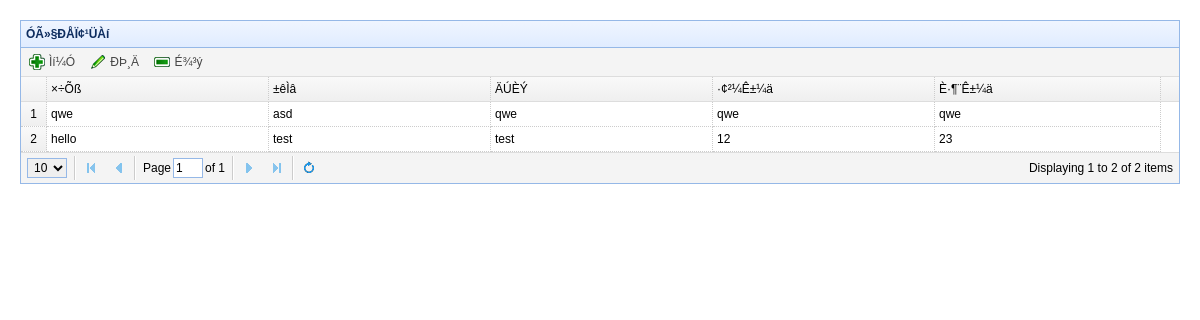
/admin/news/news.php, run on the app's committed database.
### tables this page shows
Create table IF NOT exists `pt_news` (
  `newsID` int(11) NOT NULL AUTO_INCREMENT,
  `author` varchar(50) NOT NULL,
  `title` varchar(100) NOT NULL,
  `content` varchar(255) DEFAULT NULL,
  `publishtime` varchar(50) DEFAULT NULL,
  `confirmtime` varchar(50) DEFAULT NULL,
  PRIMARY KEY (`newsID`)
);

### admin/news/news.php (the view, shortened to what this page needs)
<!DOCTYPE html>
<html>
<head>
	<link rel="stylesheet" type="text/css" href="../jquery-easyui-1.3.5/themes/default/easyui.css">
	<link rel="stylesheet" type="text/css" href="../jquery-easyui-1.3.5/themes/icon.css">
	<link rel="stylesheet" type="text/css" href="../jquery-easyui-1.3.5/demo/demo.css">
</head>
<body>
<?php
	$sql = "SELECT * FROM pt_news";
	$result = mysql_query($sql);
?>
<table id="dg" title="ÓÃ»§ÐÅÏ¢¹ÜÀí" class="easyui-datagrid" style="width:auto;height:auto"
        url="#" toolbar="#toolbar" pagination="true" rownumbers="true"
        fitcolumns="true" singleselect="true">
		<div id="toolbar">
			<a href="javascript:void(0)" class="easyui-linkbutton" iconcls="icon-add" onclick="newuser()" plain="true">Ìí¼Ó</a>
			<a href="javascript:void(0)" class="easyui-linkbutton" iconcls="icon-edit" onclick="edituser()" plain="true">ÐÞ¸Ä</a>
			<a href="javascript:void(0)" class="easyui-linkbutton" iconcls="icon-remove"  onclick="destroyUser()" plain="true">É¾³ý</a>
		</div>
	<thead>
		<tr>
			<th field="author" width="70">×÷Õß</th>
			<th field="title" width="70">±êÌâ</th>
			<th field="content" width="70">ÄÚÈÝ</th>
			<th field="publishtime" width="70">·¢²¼Ê±¼ä</th>
			<th field="confirmtime" width="70">È·¶¨Ê±¼ä</th>
		</tr>
	</thead>
<?php
	while( $row = mysql_fetch_array($result) )
	{
		$author = $row['author'];
		$title = $row['title'];
		$content = $row['content'];
		$pubtime = $row['publishtime'];
		$contime = $row['confirmtime'];
		echo "<tr>";
		echo "<td>$author</td>";
		echo "<td>$title</td>";
		echo "<td>$content</td>";
		echo "<td>$pubtime</td>";
		echo "<td>$contime</td>";
		echo "</tr>";
	}
?>
</table>
<br>
</body>
</html>
</html>

### data on the page
pt_news: author "qwe", title "asd", content "qwe", publishtime "qwe", confirmtime "qwe"
pt_news: author "hello", title "test", content "test", publishtime "12", confirmtime "23"
